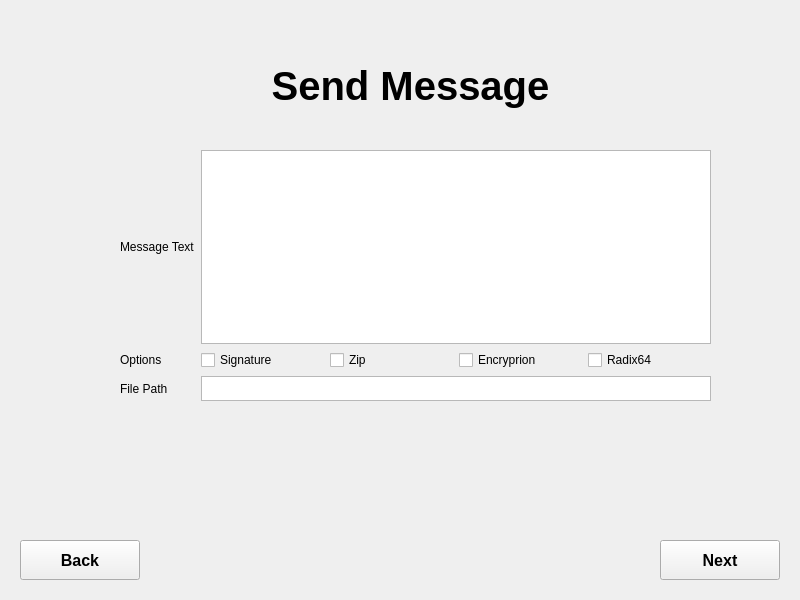
<?xml version="1.0" encoding="UTF-8"?>
<ui version="4.0">
 <class>Form</class>
 <widget class="QWidget" name="Form">
  <property name="geometry">
   <rect>
    <x>0</x>
    <y>0</y>
    <width>800</width>
    <height>600</height>
   </rect>
  </property>
  <property name="windowTitle">
   <string>Form</string>
  </property>
  <widget class="QPushButton" name="pushButton_2">
   <property name="geometry">
    <rect>
     <x>660</x>
     <y>540</y>
     <width>120</width>
     <height>40</height>
    </rect>
   </property>
   <property name="font">
    <font>
     <pointsize>12</pointsize>
     <weight>75</weight>
     <bold>true</bold>
    </font>
   </property>
   <property name="text">
    <string>Next</string>
   </property>
  </widget>
  <widget class="QLabel" name="label">
   <property name="geometry">
    <rect>
     <x>250</x>
     <y>60</y>
     <width>321</width>
     <height>51</height>
    </rect>
   </property>
   <property name="font">
    <font>
     <pointsize>30</pointsize>
     <weight>75</weight>
     <bold>true</bold>
    </font>
   </property>
   <property name="text">
    <string>Send Message</string>
   </property>
   <property name="alignment">
    <set>Qt::AlignCenter</set>
   </property>
  </widget>
  <widget class="QPushButton" name="pushButton">
   <property name="geometry">
    <rect>
     <x>20</x>
     <y>540</y>
     <width>120</width>
     <height>40</height>
    </rect>
   </property>
   <property name="font">
    <font>
     <pointsize>12</pointsize>
     <weight>75</weight>
     <bold>true</bold>
    </font>
   </property>
   <property name="text">
    <string>Back</string>
   </property>
  </widget>
  <widget class="QWidget" name="gridLayoutWidget">
   <property name="geometry">
    <rect>
     <x>120</x>
     <y>150</y>
     <width>591</width>
     <height>251</height>
    </rect>
   </property>
   <layout class="QGridLayout" name="gridLayout">
    <item row="2" column="1">
     <layout class="QHBoxLayout" name="horizontalLayout">
      <item>
       <widget class="QCheckBox" name="checkBox_4">
        <property name="text">
         <string>Signature</string>
        </property>
       </widget>
      </item>
      <item>
       <widget class="QCheckBox" name="checkBox_3">
        <property name="text">
         <string>Zip</string>
        </property>
       </widget>
      </item>
      <item>
       <widget class="QCheckBox" name="checkBox_2">
        <property name="text">
         <string>Encryprion</string>
        </property>
       </widget>
      </item>
      <item>
       <widget class="QCheckBox" name="checkBox">
        <property name="text">
         <string>Radix64</string>
        </property>
       </widget>
      </item>
     </layout>
    </item>
    <item row="3" column="1">
     <layout class="QVBoxLayout" name="verticalLayout">
      <item>
       <widget class="QTextEdit" name="textEdit_2">
        <property name="sizePolicy">
         <sizepolicy hsizetype="Ignored" vsizetype="Ignored">
          <horstretch>0</horstretch>
          <verstretch>0</verstretch>
         </sizepolicy>
        </property>
        <property name="minimumSize">
         <size>
          <width>0</width>
          <height>25</height>
         </size>
        </property>
       </widget>
      </item>
     </layout>
    </item>
    <item row="1" column="1">
     <widget class="QTextEdit" name="textEdit"/>
    </item>
    <item row="2" column="0">
     <widget class="QLabel" name="label_3">
      <property name="text">
       <string>Options</string>
      </property>
     </widget>
    </item>
    <item row="3" column="0">
     <widget class="QLabel" name="label_4">
      <property name="text">
       <string>File Path</string>
      </property>
     </widget>
    </item>
    <item row="1" column="0">
     <widget class="QLabel" name="label_2">
      <property name="text">
       <string>Message Text</string>
      </property>
     </widget>
    </item>
   </layout>
  </widget>
 </widget>
 <resources/>
 <connections/>
</ui>
